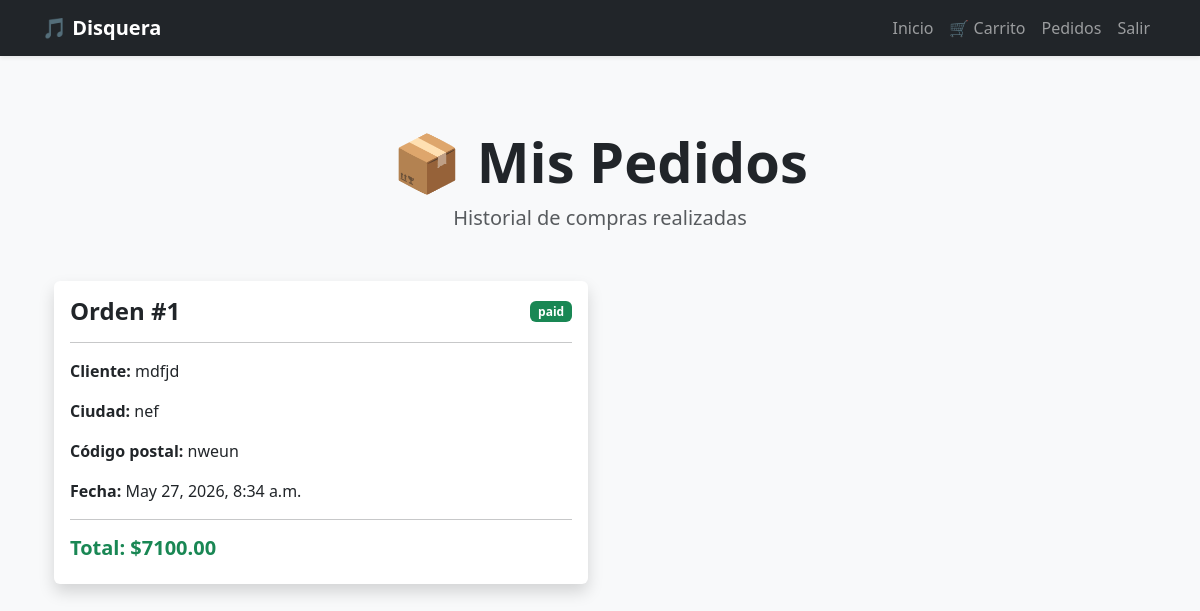
Page /my-orders/ (signed in) on the earlier database version.
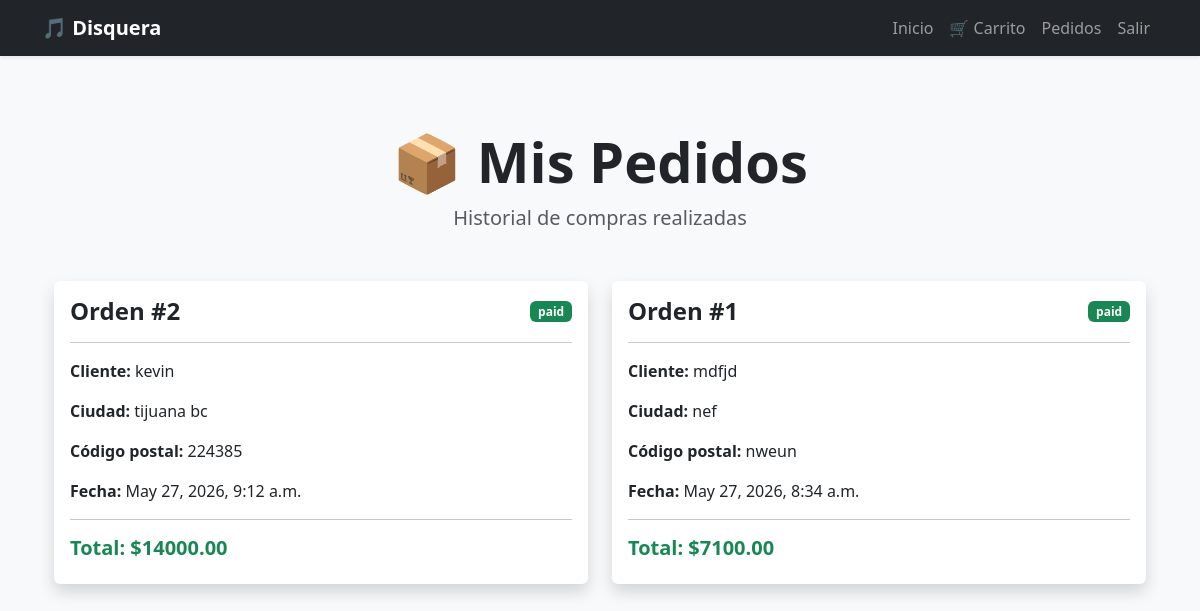
Same page on the later database version.
### disquera/models.py (models this page shows, shortened)
class Order(models.Model):
    PENDING = 'pending'
    PAID = 'paid'
    SHIPPED = 'shipped'
    STATUS_CHOICES = (
        (PENDING, 'Pendiente'),
        (PAID, 'Pagado'),
        (SHIPPED, 'Enviado'),
    )
    user = models.ForeignKey(User, on_delete=models.CASCADE)
    full_name = models.CharField(max_length=255)
    address = models.TextField()
    city = models.CharField(max_length=100)
    postal_code = models.CharField(max_length=20)
    total = models.DecimalField(max_digits=10, decimal_places=2)
    status = models.CharField(max_length=20, choices=STATUS_CHOICES, default=PENDING)
    created_at = models.DateTimeField(auto_now_add=True)

### disquera/views.py (the view)
# urls.py: path('my-orders/', my_orders, name='my_orders'),
@login_required
def my_orders(request):
    orders = Order.objects.filter(
        user=request.user
    ).order_by('-created_at')
    return render(request, 'disquera/my_orders.html', {
        'orders': orders
    })

### disquera/templates/Disquera/my_orders.html (shortened to what this page needs)
{% extends 'disquera/base.html' %}
{% block content %}
<div class="container py-5">
    <div class="text-center mb-5">
        <h1 class="display-4 fw-bold">
            📦 Mis Pedidos
        </h1>
        <p class="lead text-muted">
            Historial de compras realizadas
        </p>
    </div>
    {% if orders %}
        <div class="row g-4">
            {% for order in orders %}
                <div class="col-lg-6">
                    <div class="card shadow border-0 h-100">
                        <div class="card-body">
                            <div class="d-flex justify-content-between align-items-center mb-3">
                                <h4 class="fw-bold mb-0">
                                    Orden #{{ order.id }}
                                </h4>
                                <span class="badge bg-success">
                                    {{ order.status }}
                                </span>
                            </div>
                            <hr>
                            <p>
                                <strong>Cliente:</strong>
                                {{ order.full_name }}
                            </p>
                            <p>
                                <strong>Ciudad:</strong>
                                {{ order.city }}
                            </p>
                            <p>
                                <strong>Código postal:</strong>
                                {{ order.postal_code }}
                            </p>
                            <p>
                                <strong>Fecha:</strong>
                                {{ order.created_at }}
                            </p>
                            <hr>
                            <h5 class="fw-bold text-success">
                                Total: ${{ order.total }}
                            </h5>
                        </div>
                    </div>
                </div>
            {% endfor %}
        </div>
    {% else %}
        <div class="alert alert-info shadow-sm border-0 text-center">
            Aún no has realizado compras.
        </div>
    {% endif %}
</div>
{% endblock %}

Differences in the rows shown:
added Order: id "2", status "paid", full_name "kevin", city "tijuana bc", postal_code "224385", created_at "May 27, 2026, 9:12 a.m.", total "14000.00"
